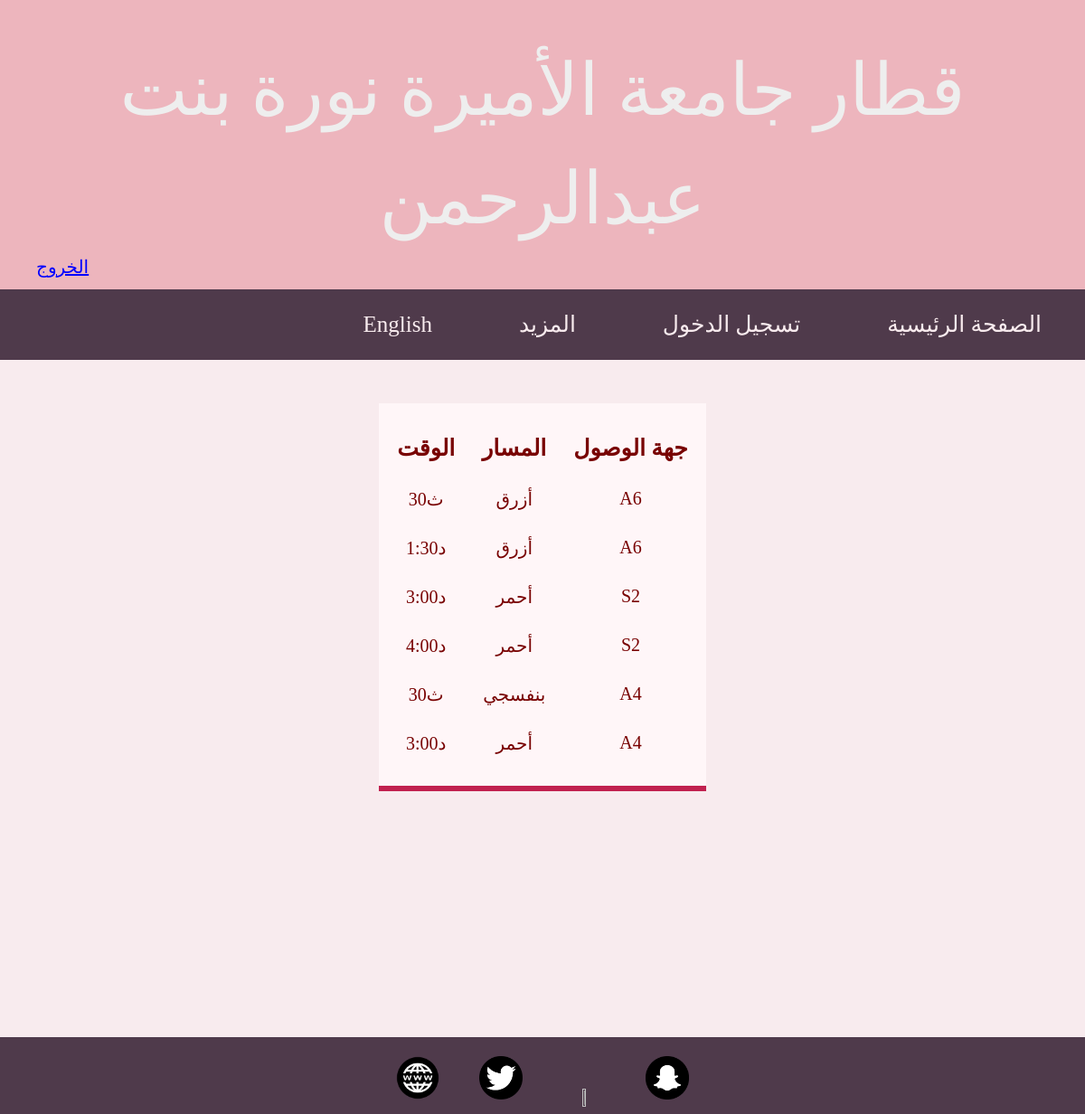
Screenshot of /showarrivalAR.php?station=A5 (signed in) with the database file from the repository.
### tables this page shows
CREATE TABLE `arrivalar` (
  `ID` int(2) NOT NULL,
  `Station_Name` varchar(3) NOT NULL,
  `Path_NameB` varchar(7) NOT NULL,
  `Arrival_TimeB` varchar(6) NOT NULL,
  `Next_TrainB` varchar(6) NOT NULL,
  `Path_Name` varchar(7) NOT NULL,
  `Arrival_Time` varchar(6) NOT NULL,
  `Path_NameN` varchar(7) NOT NULL,
  `Next_Train` varchar(6) NOT NULL
);

### showarrivalAR.php (called while the page is built)
<?php include "ArrivalA2.php"; ?>

### ArrivalA2.php (the view, shortened to what this page needs)
<?php include 'headerLogoutAR.php';
?>
<html>
<head>
</head>
</html>
<?php
 	echo "<div align=center>";
	echo"<br /><table cellpadding='15'cellspacing='0'><br />
	<tr><th><b>الوقت</b></th>
	<th><b>المسار</b></th>
	<th><b>جهة الوصول</b></th></tr>";
 $query = mysql_query("SELECT * FROM arrivalar where Station_Name='".$_GET["station"] ."'");
             while(  $row = mysql_fetch_array($query)){
    $r=$row['ID'];
	if($r>=10){
		switch($r){
			case 10:
	$query = mysql_query("SELECT * FROM arrivalar where ID=1");
             while(  $row = mysql_fetch_array($query)){
	echo"<tr>";
	echo "<td>".$row['Arrival_TimeB']."</td>";
	echo "<td>".$row['Path_NameB']."</td>";
	echo "<td>".$row['Station_Name']."</td>";
	echo"</tr>";
	echo "<td>".$row['Next_TrainB']."</td>";
	echo "<td>".$row['Path_NameB']."</td>";
	echo "<td>".$row['Station_Name']."</td>";
			 echo"</tr>";}
		$query = mysql_query("SELECT * FROM arrivalar where ID=9");
          while(  $row = mysql_fetch_array($query)){
	echo"<tr>";
	echo "<td>".$row['Arrival_Time']."</td>";
	echo "<td>".$row['Path_Name']."</td>";
	echo "<td>".$row['Station_Name']."</td>";
	echo"</tr>";
	echo "<td>".$row['Next_Train']."</td>";
	echo "<td>".$row['Path_NameN']."</td>";
	echo "<td>".$row['Station_Name']."</td>";
	echo"</tr>";
	}break;
			case 11:
			$query = mysql_query("SELECT * FROM arrivalar where ID=9");
             while(  $row = mysql_fetch_array($query)){
	echo"<tr>";
	echo "<td>".$row['Next_Train']."</td>";
	echo "<td>".$row['Path_NameN']."</td>";
	echo "<td>".$row['Station_Name']."</td>";
    echo"</tr>";
		}
		$query = mysql_query("SELECT * FROM arrivalar where ID=12");
             while(  $row = mysql_fetch_array($query)){
	echo"<tr>";
	echo "<td>".$row['Arrival_Time']."</td>";
	echo "<td>".$row['Path_Name']."</td>";
	echo "<td>".$row['Station_Name']."</td>";
    echo"</tr>";
	echo"<tr>";
	echo "<td>".$row['Next_Train']."</td>";
	echo "<td>".$row['Path_NameN']."</td>";
	echo "<td>".$row['Station_Name']."</td>";
	 echo"</tr>";
		}
		break;
		    case 12:
			$query = mysql_query("SELECT * FROM arrivalar where ID=11");
             while(  $row = mysql_fetch_array($query)){
	echo"<tr>";
	echo "<td>".$row['Arrival_Time']."</td>";
	echo "<td>".$row['Path_Name']."</td>";
	echo "<td>".$row['Station_Name']."</td>";
	echo"</tr>";
	echo"<tr>";
	echo "<td>".$row['Next_Train']."</td>";
	echo "<td>".$row['Path_NameN']."</td>";
	echo "<td>".$row['Station_Name']."</td>";
    echo"</tr>";
	}
		break;
		     case 13:
			 $query = mysql_query("SELECT * FROM arrivalar where ID=14");
             while(  $row = mysql_fetch_array($query)){
    echo"<tr>";
	echo "<td>".$row['Arrival_Time']."</td>";
	echo "<td>".$row['Path_Name']."</td>";
	echo "<td>".$row['Station_Name']."</td>";
	echo"</tr>";
	echo"<tr>";
	echo "<td>".$row['Next_Train']."</td>";
	echo "<td>".$row['Path_NameN']."</td>";
	echo "<td>".$row['Station_Name']."</td>";
	echo"</tr>";
		}
		break;
              case 14:
			 $query = mysql_query("SELECT * FROM arrivalar where ID=5");
             while(  $row = mysql_fetch_array($query)){
	echo"<tr>";
	echo "<td>".$row['Arrival_Time']."</td>";
	echo "<td>".$row['Path_Name']."</td>";
	echo "<td>".$row['Station_Name']."</td>";
	echo"</tr>";
		}
              case 14:
			 $query = mysql_query("SELECT * FROM arrivalar where ID=13");
             while(  $row = mysql_fetch_array($query)){
	echo"<tr>";
	echo "<td>".$row['Arrival_Time']."</td>";
	echo "<td>".$row['Path_Name']."</td>";
	echo "<td>".$row['Station_Name']."</td>";
	echo"</tr>";
	echo"<tr>";
	echo "<td>".$row['Next_Train']."</td>";
	echo "<td>".$row['Path_NameN']."</td>";
	echo "<td>".$row['Station_Name']."</td>";
	echo"</tr>";
		}
		break;
	}}
	else{
	$r=$r+1;
	$query = mysql_query("SELECT * FROM arrivalar where ID='".$r."'");
             while(  $row = mysql_fetch_array($query)){
	echo"<tr>";
	echo "<td>".$row['Arrival_TimeB']."</td>";
	echo "<td>".$row['Path_NameB']."</td>";
	echo "<td>".$row['Station_Name']."</td>";
	echo"</tr>";
	echo "<td>".$row['Next_TrainB']."</td>";
	echo "<td>".$row['Path_NameB']."</td>";
	echo "<td>".$row['Station_Name']."</td>";
	}
	if($r-1==5){
		 $query = mysql_query("SELECT * FROM arrivalar where ID=14");
             while(  $row = mysql_fetch_array($query)){
echo"<tr>";
	echo "<td>".$row['Arrival_Time']."</td>";
	echo "<td>".$row['Path_Name']."</td>";
	echo "<td>".$row['Station_Name']."</td>";
	echo"</tr>";
	echo "<td>".$row['Next_Train']."</td>";
	echo "<td>".$row['Path_NameN']."</td>";
	echo "<td>".$row['Station_Name']."</td>";
	echo"</tr>";}
	 }
	  if($r-2==0){
				$query = mysql_query("SELECT * FROM arrivalar where ID=10");
             while(  $row = mysql_fetch_array($query)){
echo"<tr>";
	echo "<td>".$row['Arrival_Time']."</td>";
	echo "<td>".$row['Path_Name']."</td>";
	echo "<td>".$row['Station_Name']."</td>";
	echo"</tr>";
	echo "<td>".$row['Next_Train']."</td>";
	echo "<td>".$row['Path_NameN']."</td>";
	echo "<td>".$row['Station_Name']."</td>";
	echo"</tr>";}
			 }
	  else{
				 $r=$r-2;
				$query = mysql_query("SELECT * FROM arrivalar where ID='".$r."'");
             while(  $row = mysql_fetch_array($query)){
	echo"<tr>";
	echo "<td>".$row['Arrival_Time']."</td>";
	echo "<td>".$row['Path_Name']."</td>";
	echo "<td>".$row['Station_Name']."</td>";
	echo"</tr>";
	echo "<td>".$row['Next_Train']."</td>";
	echo "<td>".$row['Path_NameN']."</td>";
	echo "<td>".$row['Station_Name']."</td>";
	}}}
			 }
echo"</table>"."</div>"."<br />";
?>

### style/neA.css (style rules this page uses)
html { box-sizing:border-box }
*,*:before,*:after { box-sizing:inherit }
html { height: 100%; -ms-text-size-adjust:100%;-webkit-text-size-adjust:100% }
img { max-width: 100%; }
table { text-align: center; padding: 20px 5px 20px 5px; border-bottom: 6px solid #c1214f; margin: 0 auto; background-color: #fff6f8; color:#780101 ; font-family: "Andalus"; }
th { font-size: 25px; }
td { font-size:20px; }
a { text-decoration:none; color:inherit; font-size:inherit; font-family:inherit; }

### style/footer.css (style rules this page uses)
#footer { padding-top:6px; padding-bottom:8px; margin-left:20px; margin-right:20px; width:4%; display:inline-black; width:100% left:0; }
#bottom { height:200px; width:100%; }
footer { margin-top:4%; padding-top:15px; background-color:#4F3A4B; position:absolute; }

### rows the page displays
arrivalar: Arrival_TimeB "30ث", Path_NameB "أزرق", Station_Name "A6", Next_TrainB "1:30د"
arrivalar: Arrival_Time "3:00د", Path_Name "أحمر", Station_Name "S2", Next_Train "4:00د", Path_NameN "أحمر"
arrivalar: Arrival_Time "30ث", Path_Name "بنفسجي", Station_Name "A4", Next_Train "3:00د", Path_NameN "أحمر"
